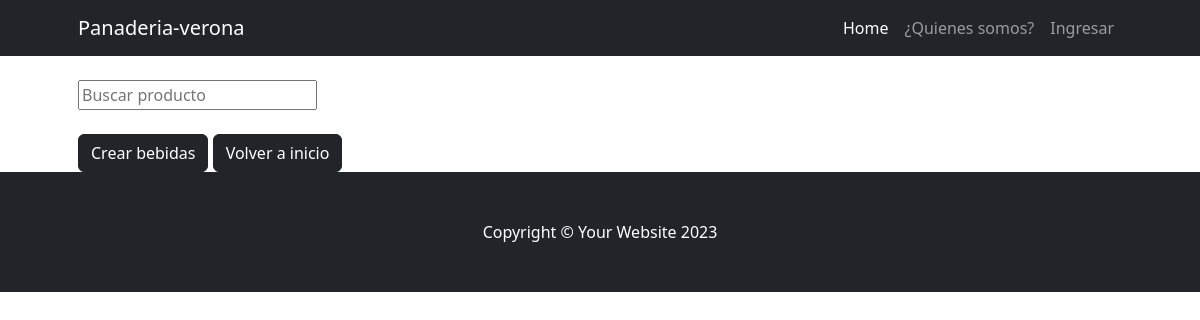
Page /postres/postres/list/ on the earlier database version.
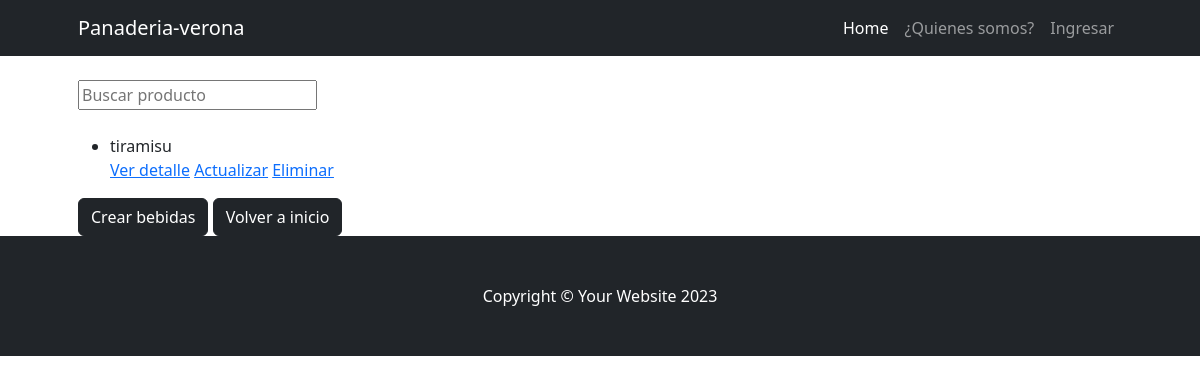
Same page on the later database version.
### postres/models.py (models this page shows)
class postres(models.Model):
  nombre = models.CharField(max_length=50)
  descripcion = models.CharField(max_length=250, null=True, blank = True, verbose_name= "descripcion")

### postres/views.py (the view)
# urls.py: path("postres/list/",views.postreslist.as_view(), name = "postres_list"),
class postreslist(ListView):
    model = models.postres
    def get_queryset(self):
        if self.request.GET.get("buscar"):
            consulta = self.request.GET.get("buscar")
            object_list = models.postres.objects.filter(nombre__icontains=consulta)
        else:
            object_list = models.postres.objects.all()
        return object_list

### postres/templates/postres/postres_list.html
{% extends 'postres/base.html' %}
{% block content %}
<div class="py-4">
    <form action="" method="get">
        <input type="text" name="buscar" placeholder="Buscar producto">
    </form>
</div>
{% for postres in object_list %}
<ul>
   <li>{{ postres.nombre }}</li>
   <a href="{% url 'postres:postres_detail' postres.id %}">Ver detalle</a>
   <a href="{% url 'postres:postres_update' postres.id %}">Actualizar</a>
   <a href="{% url 'postres:postres_delete' postres.id %}">Eliminar</a>
</ul>
{% endfor %}
<a href="{% url 'postres:postres_create' %}" class="btn btn-dark">Crear bebidas</a>
<a href="{% url 'postres:index' %}" class="btn btn-dark">Volver a inicio</a>
{% endblock content %}

Differences in the rows shown:
added postres: nombre "tiramisu"
